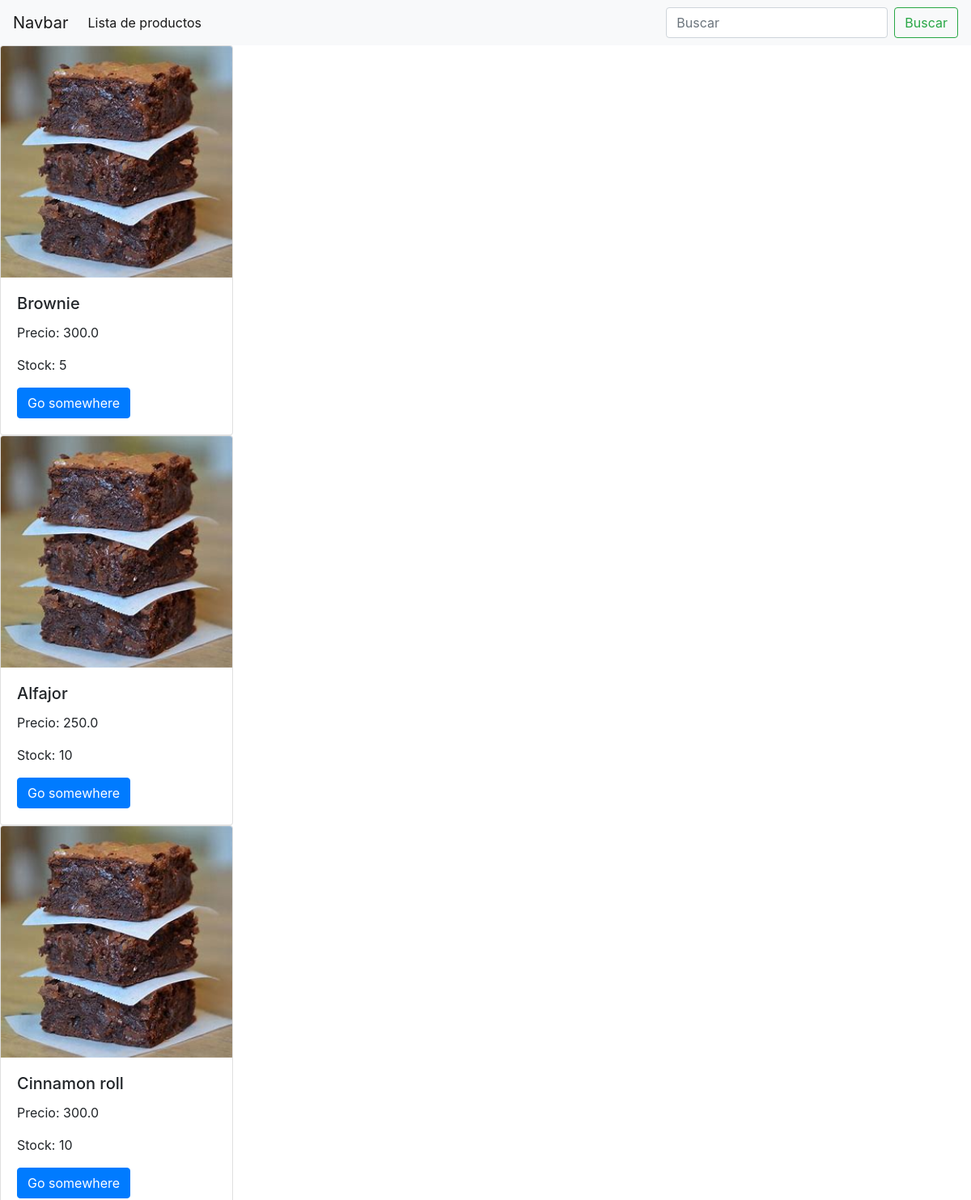
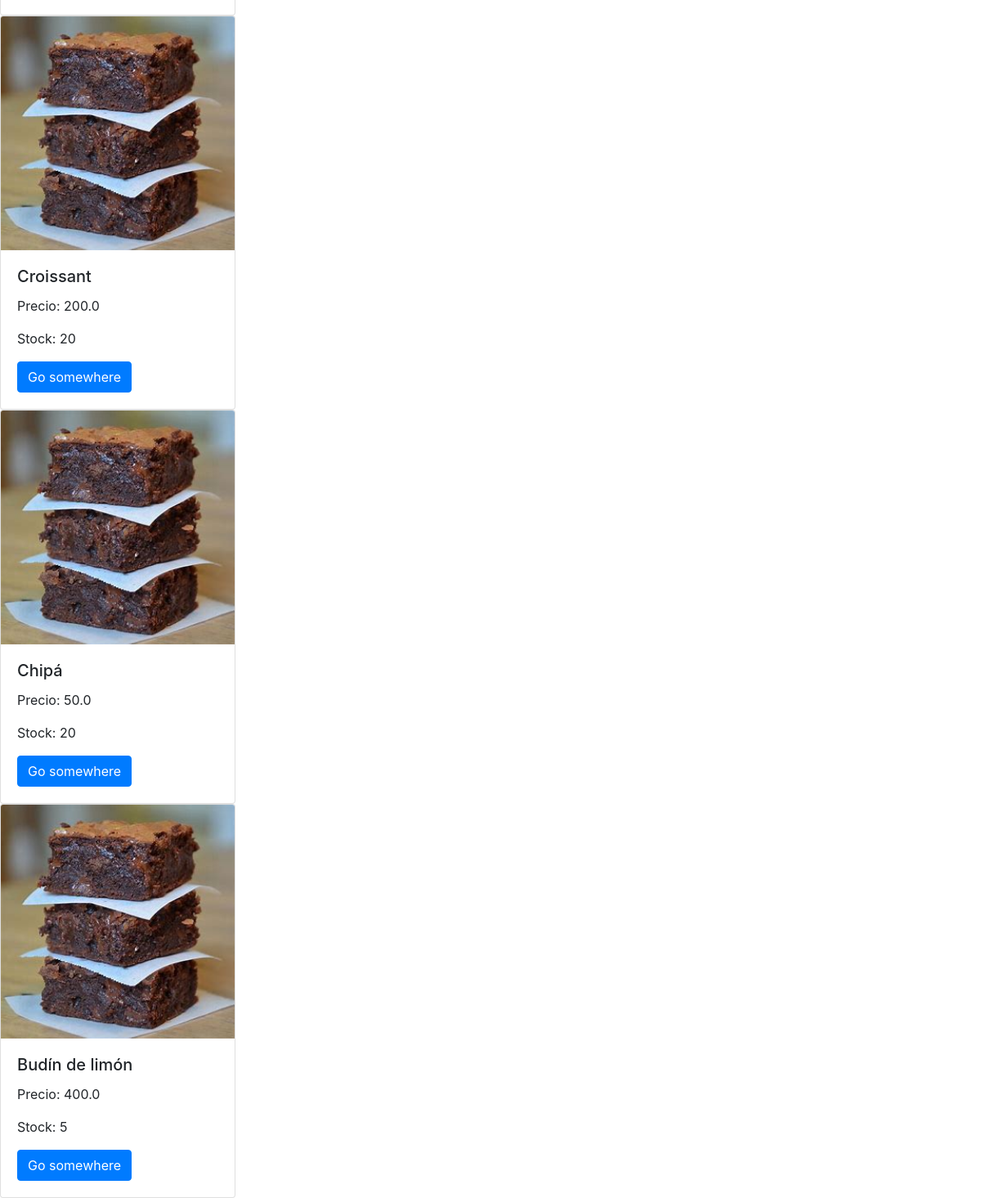
The page /products/list-products/ on the database its author committed (2 pictures, top to bottom).
### products/models.py (models this page shows, shortened)
class Products(models.Model):
    name= models.CharField(max_length=40)
    price= models.FloatField()
    description= models.CharField(max_length=200, null=True, blank=True)
    is_active=models.BooleanField(default=True)
    creation_date=models.DateField(auto_now_add=True,null=True,blank=True)
    stock=models.IntegerField()
    class Meta:
        verbose_name= "Product"
        verbose_name_plural= "Products"

### products/views.py (the view)
# urls.py: path("list-products/",list_products,name="list-products"),
def list_products(request):
    products= Products.objects.all()
    context={
        "products":products
    }
    return render(request,"products_list.html",context=context)

### templates/products_list.html (shortened to what this page needs)
    {% extends "base.html" %}
    {% block contenido_que_cambia %}
    {% for product in products %}
    <div class="card" style="width: 18rem;">
        <img  class="card-img-top" alt="...">
        <div class="card-body">
          <h5 class="card-title">{{product.name}}</h5>
          <p class="card-text">Precio: {{product.price}} </p>
          <p class="card-text">Stock: {{product.stock}} </p>
          <a href="#" class="btn btn-primary">Go somewhere</a>
        </div>
      </div>
{% endfor %}
{% endblock %}

### templates/base.html (shortened to what this page needs)
<!DOCTYPE html>
<html lang="en">
<head>
    <link rel="stylesheet" href="https://cdn.jsdelivr.net/npm/bootstrap@4.6.2/dist/css/bootstrap.min.css">
</head>
<body>
    <nav class="navbar navbar-expand-lg navbar-light bg-light">
        <a class="navbar-brand" href="#">Navbar</a>
        <div class="collapse navbar-collapse" id="navbarSupportedContent">
          <ul class="navbar-nav mr-auto">
            <li class="nav-item active">
                <a class="nav-link" href="/list-products/">Lista de productos <span class="sr-only">(current)</span></a>
              </li>
          </ul>
          <form class="form-inline my-2 my-lg-0" action="/products/search-products/" method="GET">
            <input class="form-control mr-sm-2" type="search" placeholder="Buscar" aria-label="Search" name="search">
            <button class="btn btn-outline-success my-2 my-sm-0" type="submit">Buscar</button>
          </form>
        </div>
      </nav>
      {% block contenido_que_cambia%}
      {% endblock %}
</body>
</html>

### rows shown on the page
Products: name "Brownie", price "300.0", stock "5"
Products: name "Alfajor", price "250.0", stock "10"
Products: name "Cinnamon roll", price "300.0", stock "10"
Products: name "Croissant", price "200.0", stock "20"
Products: name "Chipá", price "50.0", stock "20"
Products: name "Budín de limón", price "400.0", stock "5"
